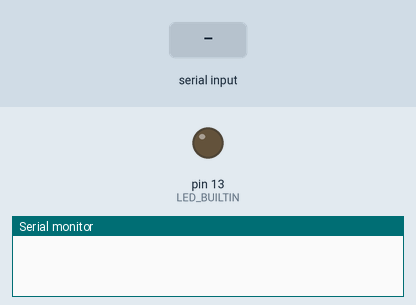
Simulated run of this sketch. Board: Arduino Uno, built with avr-gcc and run on an emulated ATmega328P. Parts: output pins drawn as LEDs (lit = HIGH), the last lines printed to the serial monitor. The test bench sets the inputs (shaded band). EEPROM starts erased.

Above: at 1.2 s.
1.3 s: "1" received over the second serial link
At 1.6 s:
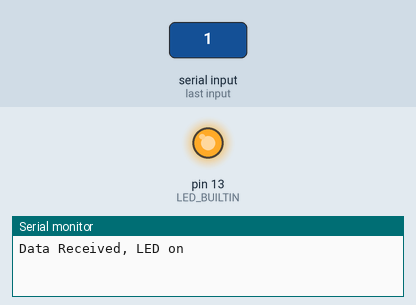
Timing chart, 0 to 4.3 s (numbered marks = the images above; inputs shaded):
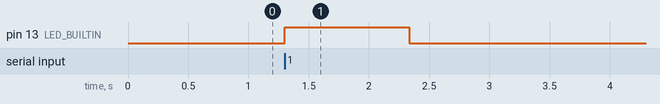

Measured:
- after the input at 1.3 s, pin 13 (LED_BUILTIN): LOW → HIGH at once, → LOW 1.0 s later

The sketch:

beacon002.ino
```cpp
#include <SoftwareSerial.h>
#include <EEPROM.h>
const int BTRX = 2;  // RX pin number
const int BTTX = 3;  // TX pin number
const int leng = 10; // Length of char value[]
SoftwareSerial BTSerial(BTRX,BTTX);

int addr = 0; // address index of EEPROM

void setup() {

  pinMode(LED_BUILTIN,OUTPUT);
  Serial.begin(9600);
  BTSerial.begin(9600);

}


void loop() {
  String phoneNum = ""; // Hiker's phone number
  char value[leng] = ""; // value to be get from / put to EEPROM

  if (BTSerial.available()) // If data received from Bluetooth serial port
  {
    digitalWrite(LED_BUILTIN,HIGH); // turn the LED on (HIGH is the voltage level)
    Serial.println("Data Received, LED on");

    phoneNum = BTSerial.readString(); // check received data (hiker's phone number)
    Serial.print("Phone Number = ");
    Serial.println(phoneNum);

    phoneNum.toCharArray(value,leng); // Prepare the value to be stored in EEPROM
    Serial.print("Value = ");
    Serial.println(value);

    EEPROM.put(addr, value); // store the data

    EEPROM.get(addr,value); // check the stored data
    Serial.print(addr);
    Serial.print("\t{");
    Serial.print(value);
    Serial.println("}");

    Serial.println("Data stored successfully.");

    addr += sizeof(value);  // Move to the next address index

    if (addr+leng >= EEPROM.length()) {  // When remaining address not enough to store next value, restart at the beginning.
      addr = 0;
    }

    digitalWrite(LED_BUILTIN, LOW); // turn the LED off by making the voltage LOW
    Serial.println("Finish, LED off");
    Serial.println("********************\n");

  }
}
```
